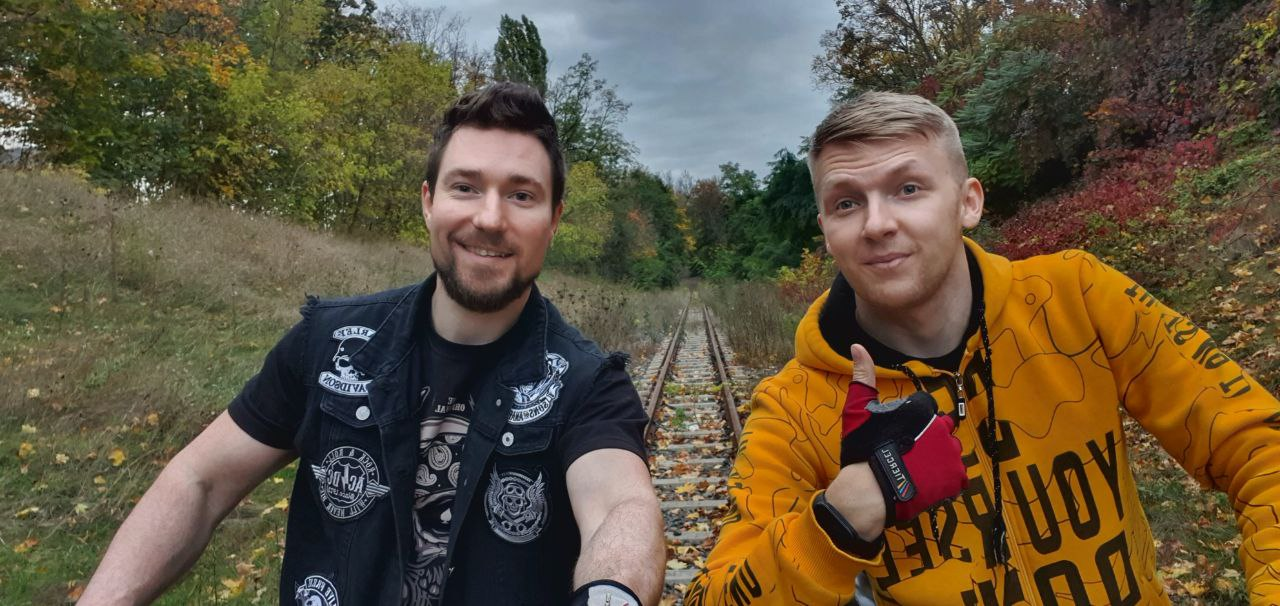
#> input picture homework/data/me-and-taras.jpg, 1280 x 606 px
$ jupyter execute --allow-errors Homework.ipynb   (older library calls are emulated)
#> lines starting #> are read from the running program, lines starting #| are printed output that depends on the picture
# HOMEWORK 2
For this homework you will have to complete and implement the colour balancing for:
* Gray world algorithm
* Scale-by-max algorithm

You are free to use your own images. Experiment with more images and think about the effect each of the algorithms has on the resulting (balanced) image.

### Colour Balancing
In this notebook we will show different type of colour balancing making use of von Kries' hypothesis.

[cell 1]
import cv2
import numpy as np
from matplotlib import pyplot as plt
plt.rcParams['figure.figsize'] = [15, 5]

[cell 2]
img = cv2.imread('../data/me-and-taras.jpg')
#> img is the input picture: shape (606, 1280, 3); mean B, G, R 62.4, 84.9, 97.7
img = cv2.cvtColor(img, cv2.COLOR_BGR2RGB)
plt.imshow(img)

### Gray world
This algorithm assumes that a scene, on average, is gray.

[cell 3]
# Define white patch and the coefficients
row, col = 100, 100
white = img[row, col, :]
#> white = [47, 58, 18]
coeffs = 255.0/white
#> coeffs = [5.43, 4.4, 14.17]
coefR, coefG, coefB = coeffs[:3]
#> coefR = 5.43; coefG = 4.4; coefB = 14.17
# Apply white balancing and generate balanced image
balanced = np.zeros_like(img, dtype=np.float32)
rows, cols, channels = img.shape
#> rows = 606; cols = 1280; channels = 3

img_rgb = np.zeros_like(img)
r, g, b = img[...,0],img[...,1],img[...,2] # это будет R,G,B каждого пикселя
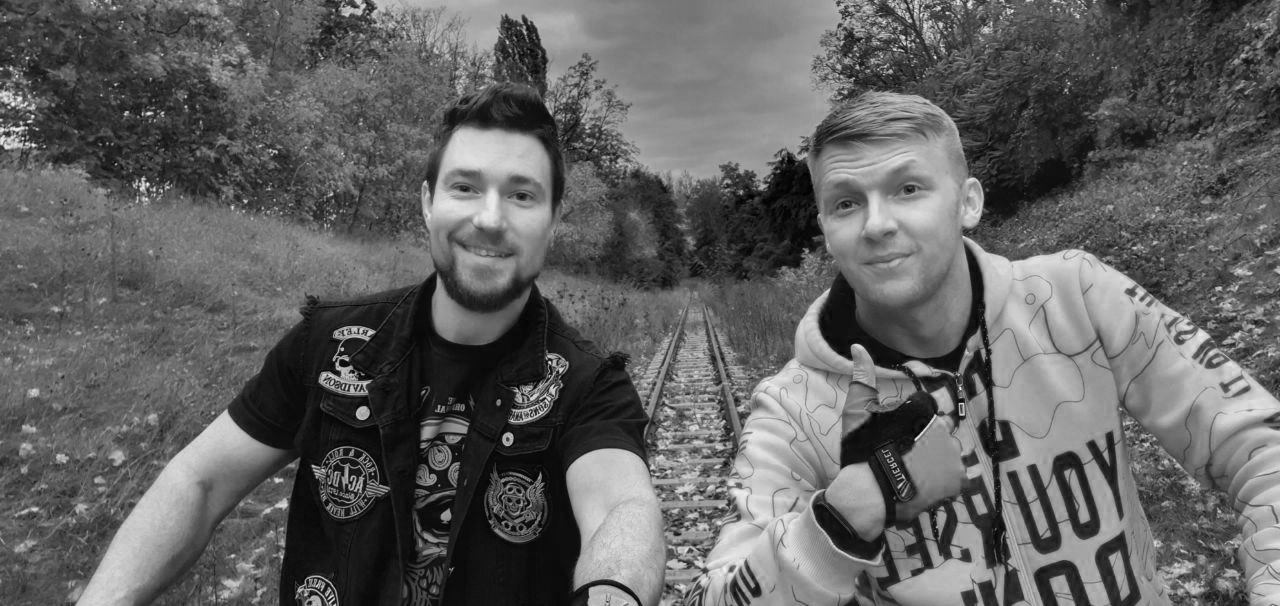
#> r: shape (606, 1280); min 0, max 252, mean 97.7
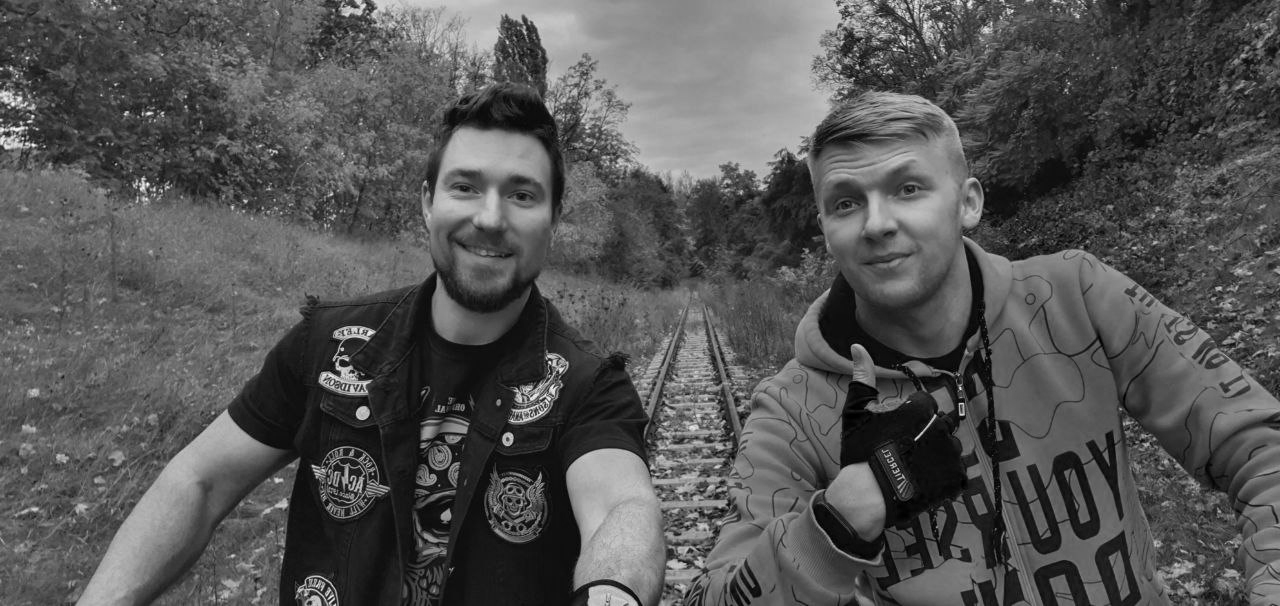
#> g: shape (606, 1280); min 0, max 255, mean 84.9
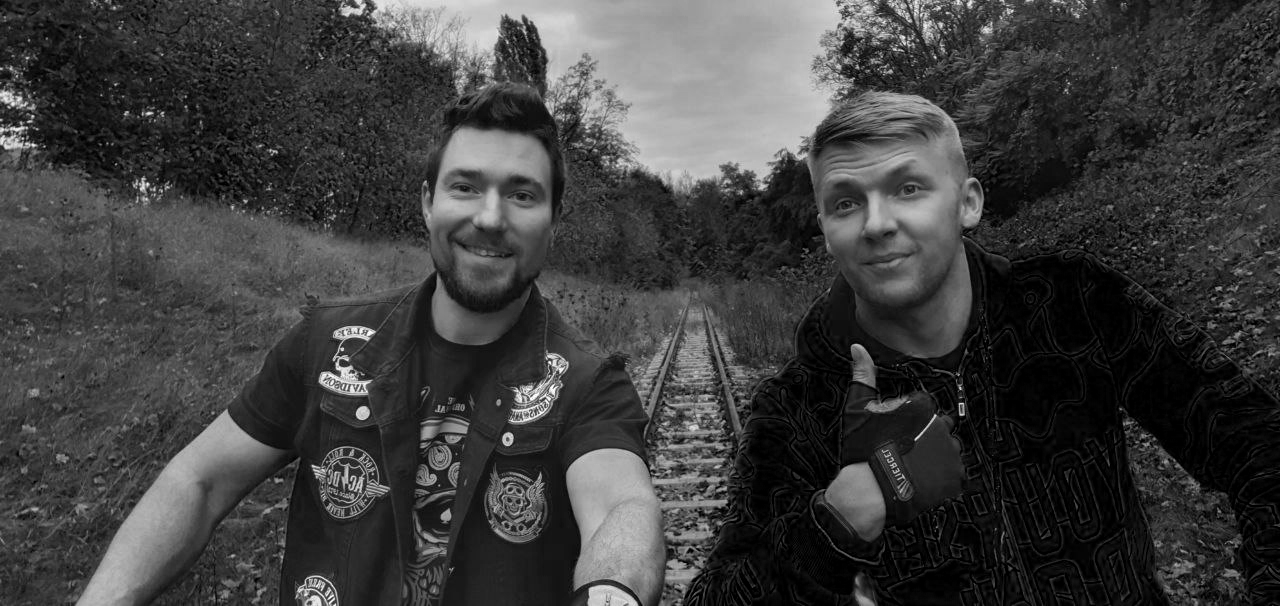
#> b: shape (606, 1280); min 0, max 255, mean 62.4
luminate_factor =[np.average(r),np.average(g),np.average(b)] # среднее зн-ние освещенности r,g,b
#> luminate_factor = [97.71, 84.93, 62.42]
scale_factor =  np.sum(luminate_factor) # сре-ние зн-ние освещенности
#> scale_factor = 245.1

r= r * scale_factor / luminate_factor[0]
g= g * scale_factor / luminate_factor[1]
b= b * scale_factor / luminate_factor[2]

frame =np.dstack((r,g,b))
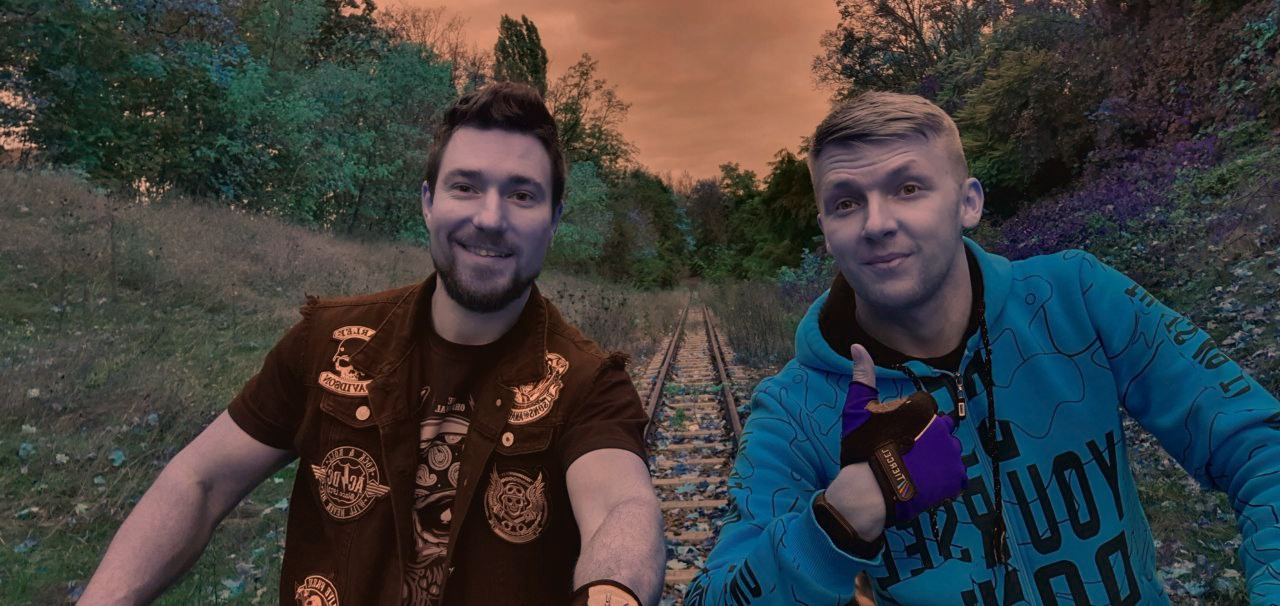
#> frame: shape (606, 1280, 3) float64; mean of channels 0, 1, 2 245.1, 245.1, 245.1; drawn with min black and max white
frame =cv2.normalize(frame,None,0,255,cv2.NORM_MINMAX,cv2.CV_8U)

plt.subplot(121), plt.imshow(frame)
#plt.subplot(122), plt.imshow(balanced)
